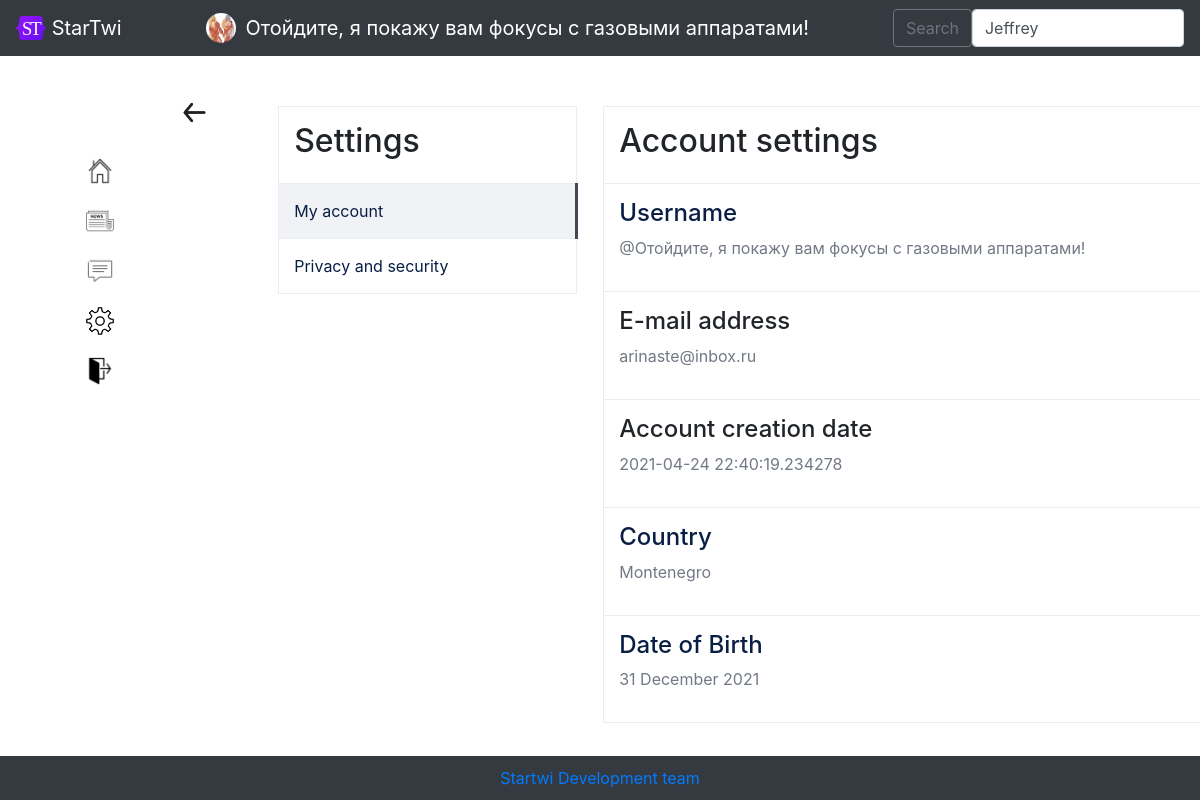
/account_information/aliso4ka (signed in), run on the app's committed database.
### data/users.py (models this page shows, shortened)
class User(SqlAlchemyBase, UserMixin):
    __tablename__ = 'users'
    id = sqlalchemy.Column(sqlalchemy.Integer, primary_key=True, autoincrement=True)
    username = sqlalchemy.Column(sqlalchemy.String, unique=True, nullable=True)
    year_of_birth = sqlalchemy.Column(sqlalchemy.Integer, nullable=True)
    month_of_birth = sqlalchemy.Column(sqlalchemy.Integer, nullable=True)
    day_of_birth = sqlalchemy.Column(sqlalchemy.Integer, nullable=True)
    country = sqlalchemy.Column(sqlalchemy.String, nullable=True)
    email = sqlalchemy.Column(sqlalchemy.String, unique=True, nullable=True)
    hashed_password = sqlalchemy.Column(sqlalchemy.String, nullable=True)
    modified_date = sqlalchemy.Column(sqlalchemy.DateTime, default=datetime.datetime.now())
    photo = sqlalchemy.Column(sqlalchemy.String, unique=True, nullable=True)
    about_me = sqlalchemy.Column(sqlalchemy.String, unique=True, nullable=True)
    followers = sqlalchemy.Column(sqlalchemy.String, nullable=True, default=' ')
    following = sqlalchemy.Column(sqlalchemy.String, nullable=True, default=' ')
    restrict = sqlalchemy.Column(sqlalchemy.Boolean, nullable=True, default=False)
    blacklist = sqlalchemy.Column(sqlalchemy.String, nullable=True, default=' ')

### main.py (the view)
@app.route('/account_information/<username>', methods=['GET', 'POST'])
@login_required
def account_information(username):
    return render_template('accountinformation.html', title='',
                           url_for=url_for, userlist=get_userlist(),
                           css_file=url_for('static', filename='css/style.css'),
                           params='Account settings'
                           )

### data/db_session.py (called while the page is built)
def create_session() -> Session:
    global __factory
    return __factory()

### main.py (called while the page is built)
@login_manager.user_loader
def load_user(user_id):
    db_sess = db_session.create_session()
    return db_sess.query(User).get(user_id)

def get_userlist():
    return sorted(db_session.create_session().query(User).filter(User.username != current_user.username),
                  key=lambda x: [0 if str(x.id) in current_user.following.split(', ') else 1,
                                 - len(list(set(current_user.following.split(', ')) & set(
                                     x.following.split(', ')))),
                                 - len(list(set(current_user.followers.split(', ')) & set(
                                     x.followers.split(', ')))),
                                 x.username])

### templates/accountinformation.html
{% extends "base_logged_in.html" %}
{% block content %}
<a href="/account_settings/{{ current_user.username }}" class="settingsback"><img src="{{ url_for('static', filename='img/back.png') }}" width="33px"></a>
<div class="block">
    <div class="params">
        <table>
        <tr><td><h2 class="">Settings</h2></td></tr>
        {% if params == 'Account settings' %}
            <tr><td class="selected"><a href="/account_settings/{{ current_user.username }}">My account</a></td></tr>
            <tr><td><a href="/privacy_and_security/{{ current_user.username }}">Privacy and security</a></td></tr>
        {% else %}
            <tr><td><a href="/account_settings/{{ current_user.username }}">My account</a></td></tr>
            <tr><td class="selected"><a href="/privacy_and_security/{{ current_user.username }}">Privacy and security</a></td></tr>
        {% endif %}
        </table>
    </div>
    <div class="information">
        <table class="table_information">
            <tr><td><h2 class="">{{ params }}</h2></td></tr>
            <tr><td><a href="/change_username"><h4>Username</h4></a><p>@{{ current_user.username }}</p></td></tr>
            <tr><td><h4>E-mail address</h4><p>{{ current_user.email }}</p></td></tr>
            <tr><td><h4>Account creation date</h4><p>{{ current_user.modified_date }}</p></td></tr>
            <tr><td><a href="/change_country"><h4>Country</h4></a><p>{{ current_user.country }}</p></td></tr>
            <tr><td><a href="/change_date_of_birthday"><h4>Date of Birth</h4></a><p>{{ current_user.day_of_birth }} {{ current_user.month_of_birth }} {{ current_user.year_of_birth }}</p></td></tr>
        </table>
    </div>
</div>
{% endblock %}

### templates/base_logged_in.html (shortened to what this page needs)
<!DOCTYPE html>
<html lang="en">
<head>
    <link rel="stylesheet"
          href="https://stackpath.bootstrapcdn.com/bootstrap/4.4.1/css/bootstrap.min.css"
>
    <link href="http://rawgithub.com/indrimuska/jquery-editable-select/master/dist/jquery-editable-select.min.css" rel="stylesheet">
    <link rel="stylesheet" type="text/css" href={{ css_file }}>
</head>
<body>
    <header>
        <nav class="navbar navbar-dark bg-dark">
            <a class="navbar-brand" href="#">
                <img src="/static/img/startwi-logo.svg" alt="" width="30" height="24" class="d-inline-block align-text-top">
                StarTwi
            </a>
            <a href="/account/{{ current_user.username }}" style="text-decoration: none;" class="navbar-brand">
                <img src="{{ url_for('static', filename='img/' + current_user.photo) }}" alt="" width="30" height="30" class="icon" style="margin: 0px; margin-right: 10px;">
                {{ current_user.username }}</a>
            <form class="d-flex" method="post" id="sample_form" name="sample_form">
                <button class="btn btn-outline-secondary" type="submit" name="Save" id="save">Search</button>
                <select name="users" id="users" class="form-control me-2" type="search" placeholder="Search" aria-label="Search">
                    {% for found_user in userlist %}
                        {% if found_user %}
                            <option>{{ found_user.username }}</option>
                        {% endif %}
                    {% endfor %}
               </select>
      </form>
    </nav>
    </header>
    <main role="main" class="container">
        <div style="float:left;">
            <ul style="list-style-type: none;">
                <li><a href="/account/{{ current_user.username }}"><img src="{{ url_for('static', filename='img/home_icon.png') }}" style="width:30px; margin-top:60px;"></a></li>
                <li><a href="/newstape"><img src="{{ url_for('static', filename='img/news_icon.png') }}" style="width:30px; margin-top:20px;"></a></li>
                <li><a href="/chats"><img src="{{ url_for('static', filename='img/messenger_icon.png') }}" style="width:30px; margin-top:20px;"></a></li>
                <li><a href="/account_settings/{{ current_user.username }}"><img src="{{ url_for('static', filename='img/settings.png') }}" style="width:30px; margin-top:20px;"></a></li>
                <li><a href="/logout"><img src="{{ url_for('static', filename='img/exit-icon.png') }}" style="width:30px; margin-top:20px;"></a></li>
            </ul>
        </div>
        <div style="margin-left: 12%">
            {% block content %}{% endblock %}
        </div>
        <br><br><br>
          <div class="footer"><a href="mailto:dashastepanova1901@mail.ru">Startwi Development team</a>
  </div>
    </main>
</body>
</html>

### static/css/style.css (style rules this page uses)
.params { padding-top: 10px; padding-bottom: 10px; padding-left: 10px; float: left; position: absolute; width: 200px; }
.block { margin: 40px; }
.selected { border-right: 3px solid #424954; background: #f0f2f5; }
table { border: 1px solid #e9ecf2; border-radius: 10px; width: 300px; margin-left: 50px; }
.information { margin-left: 325px; padding-top: 10px; padding-bottom: 10px; padding-left: 10px; position: absolute; width: 500px; }
td { padding-top: 15px; padding-bottom: 15px; padding-left: 15px; border-bottom: 1px solid #e9ecf2; }
.icon { width: 30px; border-radius: 30px; float: left; margin: 20px; font-size: 27px; }
.table_information { width: 600px; }
table a, .table_information a { color: #081e45; display: block; height: 100%; }
table p { color: #727985; }
.settingsback { margin-bottom: 0px; float:left; position: absolute; }

### templates/base_logged_in.html (style rules this page uses)
.footer { position: fixed; left: 0; bottom: 0; padding: 10px; background: #343a40; color: #ffffff; width: 100%; text-align: center; }

### data on the page
User: photo (picture), username "Отойдите, я покажу вам фокусы с газовыми аппаратами!", email "arinaste@inbox.ru", modified_date "2021-04-24 22:40:19.234278", country "Montenegro", day_of_birth "31", month_of_birth "December", year_of_birth "2021"

### other printed values
{{ params }} "Account settings"
form field users "Jeffrey"
